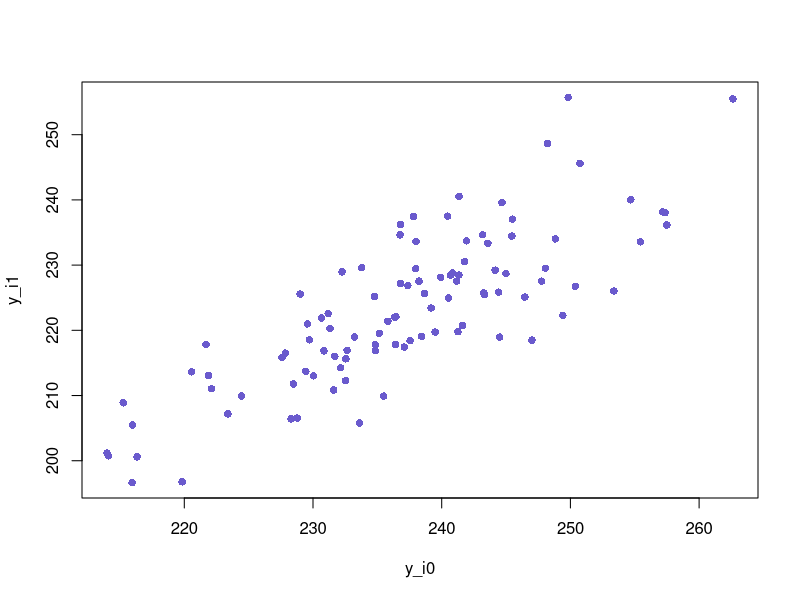
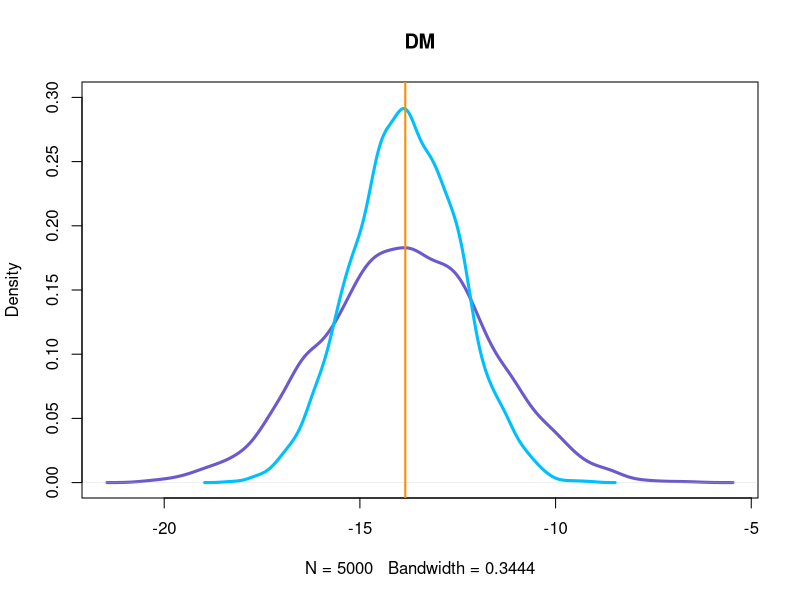
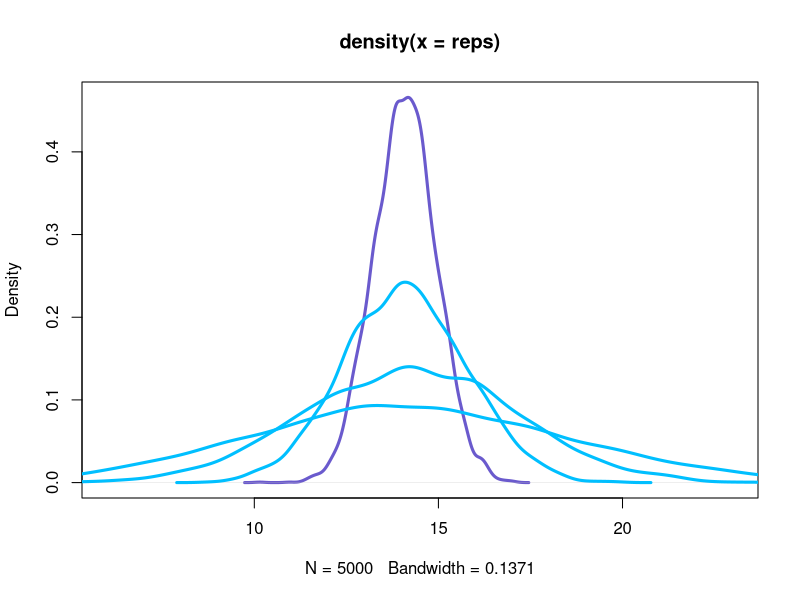
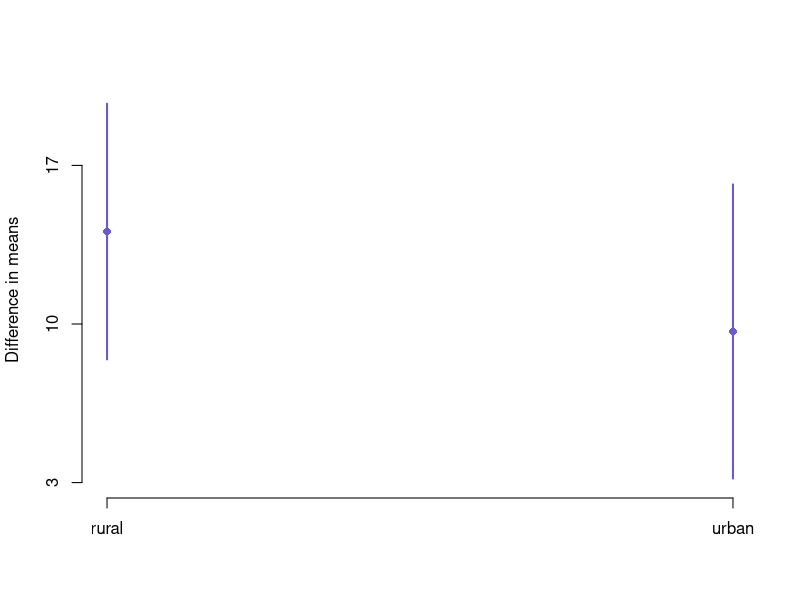
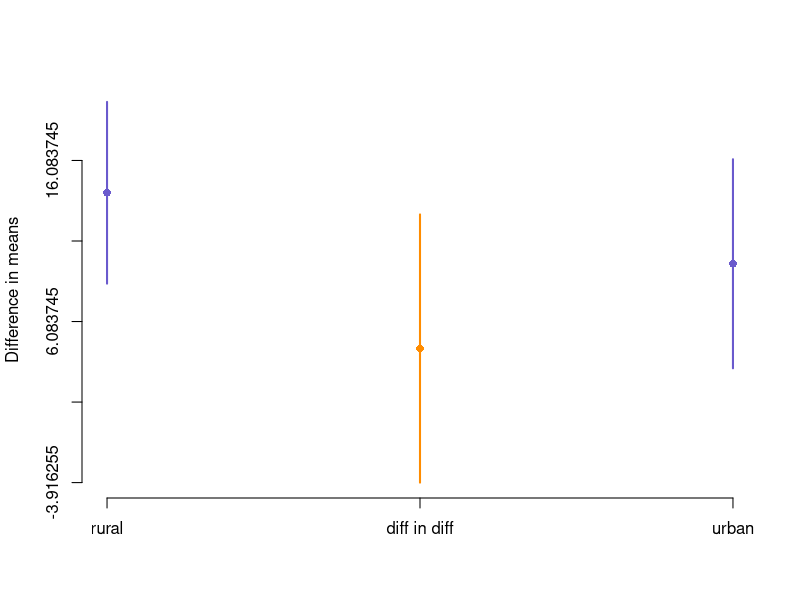

These charts were generated, in order, by the following R code:
## ---- chunk 1

rm(list=ls())

## ---- chunk 2

# Pre-treatment covariates
conflict_pre <- rnorm(100, 95, 4)
rural <- rbinom(100, 1, .7)
ethnic_frac <- rnorm(100, .45, .3)


# Potential outcomes
y_i0 <- 2.5*conflict_pre
y_i1 <- y_i0 - rnorm(100, 10, 5) + rnorm(100, 4*ethnic_frac, 3) - 8*rural

## ---- chunk 3
plot(y_i0, y_i1, pch=16, col="slateblue")
## ---- chunk 4
true_ace <- mean(y_i1) - mean (y_i0)
true_ace

## ---- chunk 5

experiment <- function(){
    
    rainfall <- rbinom(100, 1, .5)
    observed_conflict <- ifelse(rainfall==1, y_i1, y_i0)

    # simple difference of means
    DM <- t.test(observed_conflict ~ rainfall)$estimate[2] - 
                    t.test(observed_conflict ~ rainfall)$estimate[1] 
    
    # rescaling outcome (difference in differences)
    rescaled <- observed_conflict - conflict_pre
    DiD <- t.test(rescaled ~ rainfall)$estimate[2] - 
                    t.test(rescaled ~ rainfall)$estimate[1] 

    # return
    return(c(DM, DiD))
    
}

## ---- chunk 6

reps <- replicate(5000, experiment())
rownames(reps) <- c("DM", "DiD")

plot(density(reps[1,]), col="slateblue", main="DM", lwd=3, ylim=c(0, .3))
lines(density(reps[2,]), col="deepskyblue", lwd=3)
abline(v=true_ace, lwd=2, col="darkorange")

apply(reps, MARGIN=1, FUN=mean)
apply(reps, MARGIN=1, FUN=sd)

## ---- chunk 7

var(conflict_pre)

cov(y_i1, conflict_pre)
cov(y_i0, conflict_pre)

cov(y_i1, conflict_pre) + cov(y_i0, conflict_pre) > var(conflict_pre)

## ---- chunk 8

potential_outcomes <- function(sd_x){
    
    conflict_pre <- rnorm(100, 95, sd_x)
    
    y_i0 <- 2.5*conflict_pre
    y_i1 <- 1.1*y_i0 - 10 + 4*ethnic_frac - 2*rural
    
    return(cbind(y_i1, y_i0))
    
    }
   
experiment <- function(PO){
    
    rainfall <- rbinom(100, 1, .5)
    observed_conflict <- ifelse(rainfall==1, PO$y_i1, PO$y_i0)

    # rescaling outcome (difference in differences)
    rescaled <- observed_conflict - conflict_pre
    DiD <- t.test(rescaled ~ rainfall)$estimate[2] - 
                    t.test(rescaled ~ rainfall)$estimate[1] 

    # return
    return(DiD)
    
}

sim <- function(sd_x){
    
    PO <- as.data.frame(potential_outcomes(sd_x=sd_x))
    
    reps <- replicate(5000, experiment(PO=PO))
    
    lines(density(reps), col="deepskyblue", lwd=3)
    
}

## ---- chunk 9

sd_x <- seq(.1, 10, by=2.5)
sd_x 

PO <- as.data.frame(potential_outcomes(sd_x=sd_x[1]))
reps <- replicate(5000, experiment(PO=PO))
plot(density(reps), col="slateblue", lwd=3, xlim=c(6,23))

for (i in 2:length(sd_x)){    
    sim(sd_x=sd_x[i])
}

## ---- chunk 10

rainfall <- rbinom(100, 1, .5)
observed_conflict <- ifelse(rainfall==1, y_i1, y_i0)

t.test(observed_conflict ~ rainfall)
## ---- chunk 11
data <- as.data.frame(cbind(rural, conflict_pre, observed_conflict, rainfall))


test.rural <- with(data[rural==1,], t.test(observed_conflict ~ rainfall))
test.rural

test.urban <- with(data[rural==0,], t.test(observed_conflict ~ rainfall))
test.urban

## ---- chunk 12

d.r <- test.rural$estimate[1] - test.rural$estimate[2]
d.u <- test.urban$estimate[1] - test.urban$estimate[2]

min <- round(min(test.urban$conf.int), 0)
max <- round(max(test.rural$conf.int), 0)
    
plot(1:2, c(d.r, d.u), ylim=c(min,max), pch=16, col="slateblue", 
     ylab="Difference in means", axes=F, xlab="")
segments(1:2, c(test.rural$conf.int[1], test.urban$conf.int[1]), 
         1:2, c(test.rural$conf.int[2], test.urban$conf.int[2]),
         lwd=2, col="slateblue")
axis(2, seq(min, max, round(abs(max/min), 0)))
axis(1, 1:2, labels=c("rural", "urban"))

## ---- chunk 13
diff_in_diff <- d.r - d.u
## ---- chunk 14

rural <- data[data$rural==1,]
urban <- data[data$rural==0,]

var1.r <- var(rural$observed_conflict[rural$rainfall==1])
var0.r <- var(rural$observed_conflict[rural$rainfall==0])
varN1.r <- var1.r/length(rural$observed_conflict[rural$rainfall==1])
varN0.r <- var0.r/length(rural$observed_conflict[rural$rainfall==0])
se.diff.r <- sqrt(varN1.r + varN0.r)

d.r/se.diff.r
test.rural

var1.u <- var(urban$observed_conflict[urban$rainfall==1])
var0.u <- var(urban$observed_conflict[urban$rainfall==0])
varN1.u <- var1.u/length(urban$observed_conflict[urban$rainfall==1])
varN0.u <- var0.u/length(urban$observed_conflict[urban$rainfall==0])
se.diff.u <- sqrt(varN1.u + varN0.u)

d.u/se.diff.u
test.urban

## ---- chunk 15

diff_in_diff

SE_diff <- sqrt(se.diff.u^2 + se.diff.r^2)
SE_diff

pnorm(diff_in_diff/SE_diff) # (one-tailed)

## ---- chunk 16

upper <- diff_in_diff + 1.96*SE_diff
lower <- diff_in_diff - 1.96*SE_diff
min <- min(min, lower)

plot(1:2, c(d.r, d.u), ylim=c(min,max), pch=16, col="slateblue", 
     ylab="Difference in means", axes=F, xlab="")
segments(1:2, c(test.rural$conf.int[1], test.urban$conf.int[1]), 
         1:2, c(test.rural$conf.int[2], test.urban$conf.int[2]),
         lwd=2, col="slateblue")
axis(2, seq(min, max, round(abs(max/min), 0)))
points(1.5, diff_in_diff, pch=16, col="darkorange")
segments(1.5, upper,  1.5, lower, lwd=2, col="darkorange")
axis(1, c(1, 1.5, 2), labels=c("rural", "diff in diff", "urban"))

